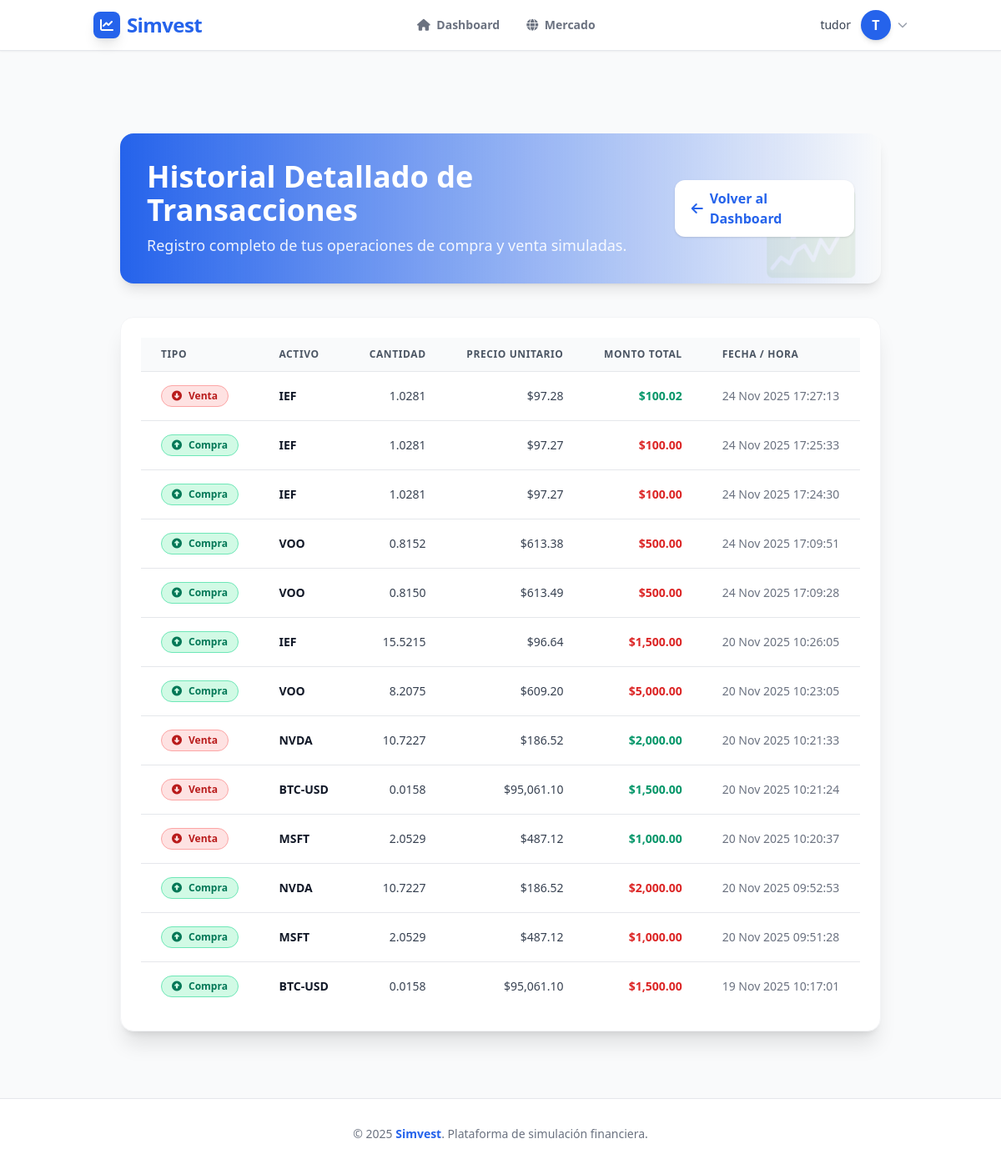
The app's page /dashboard/history (signed in), older data.
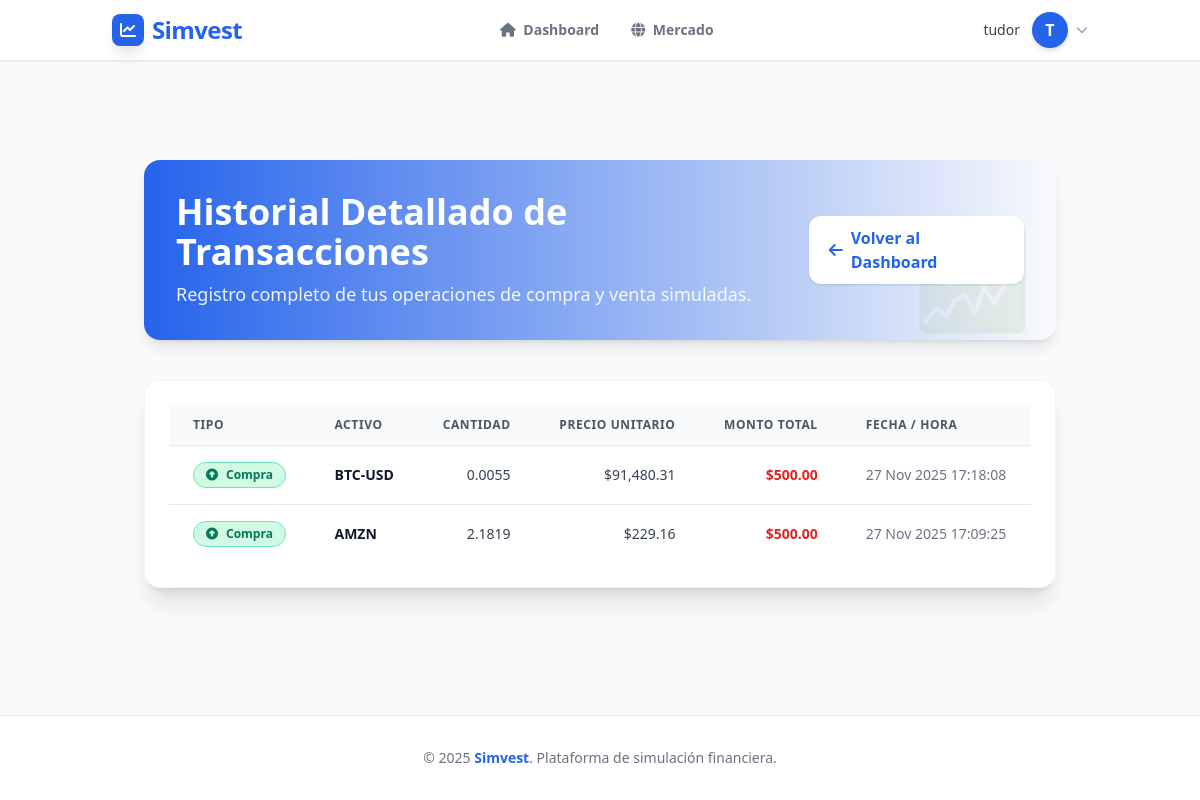
The same page, newer data.
### app/models.py (models this page shows, shortened)
class User(db.Model, UserMixin):
    __tablename__ = 'users'
    id = db.Column(db.Integer, primary_key=True)
    username = db.Column(db.String(20), unique=True, nullable=False)
    email = db.Column(db.String(120), unique=True, nullable=False)
    password_hash = db.Column(db.String(128), nullable=False)  # Cambiado de password a password_hash
    first_name = db.Column(db.String(50))
    last_name = db.Column(db.String(50))
    capital = db.Column(db.Float, nullable=False, default=10000.00)
    created_at = db.Column(db.DateTime, nullable=False, default=datetime.utcnow)
    last_login = db.Column(db.DateTime)
    is_active = db.Column(db.Boolean, default=True)
    is_verified = db.Column(db.Boolean, default=False)
    profile_picture = db.Column(db.String(255))
    bio = db.Column(db.Text)
    language = db.Column(db.String(10), default='es')
    timezone = db.Column(db.String(50), default='UTC')
    role = db.Column(db.String(20), default='user')
    @property
    def password(self):
        raise AttributeError('La contraseña no es un atributo legible')
    @password.setter
    def password(self, password):
        self.set_password(password)

class Transaction(db.Model):
    __tablename__ = 'transactions'
    id = db.Column(db.Integer, primary_key=True)
    user_id = db.Column(db.Integer, db.ForeignKey('users.id'), nullable=False)
    symbol = db.Column(db.String(10), nullable=False)
    type = db.Column(db.String(10), nullable=False)
    quantity = db.Column(db.Float, nullable=False)
    price_per_unit = db.Column(db.Float, nullable=False)
    total_amount = db.Column(db.Float, nullable=False) # quantity * price_per_unit
    timestamp = db.Column(db.DateTime, index=True, default=func.current_timestamp())
    user = db.relationship('User', backref=db.backref('transactions', lazy=True))

### app/controllers/DashboardController.py (the view)
@dashboard_bp.route('/history')
@login_required
def history():
    all_transactions = Transaction.query.filter_by(user_id=current_user.id)\
                                       .order_by(desc(Transaction.timestamp))\
                                       .all()
    return render_template('Dashboard/history.html', transactions=all_transactions)

### app/__init__.py (called while the page is built)
@app.template_filter('currency')
def currency_filter(value):
    try:
        val = float(value)
        return f"${val:,.2f}"
    except (ValueError, TypeError, AttributeError):
        return value

### app/models.py (called while the page is built)
@login_manager.user_loader
def load_user(user_id):
    return db.session.get(User, int(user_id))

### app/templates/Dashboard/history.html (shortened to what this page needs)
{% extends "base.html" %}
{% block content %}
<main class="container mx-auto px-4 sm:px-6 lg:px-8 py-12 space-y-10">
    <header class="flex flex-col sm:flex-row sm:items-center sm:justify-between bg-gradient-to-r from-simvest-blue to-ocean-600 text-white rounded-2xl shadow-lg p-8 relative overflow-hidden">
        <div class="z-10">
            <h1 class="text-3xl sm:text-4xl font-extrabold mb-2">
                Historial Detallado de Transacciones
            </h1>
            <p class="text-lg opacity-90">Registro completo de tus operaciones de compra y venta simuladas.</p>
        </div>
        <div class="z-10 mt-6 sm:mt-0">
            <a href="{{ url_for('dashboard.dashboard') }}"
               class="inline-flex items-center bg-white text-simvest-blue px-5 py-2.5 rounded-xl font-semibold hover:bg-blue-50 shadow transition transform hover:scale-105">
                <i class="fa-solid fa-arrow-left mr-2"></i> Volver al Dashboard
            </a>
        </div>
        <div class="absolute right-0 bottom-0 opacity-10 text-8xl pr-6 pb-4">
        </div>
    </header>
    <section class="bg-white dark:bg-gray-800 rounded-2xl shadow-xl p-6 border border-gray-100 dark:border-gray-700 hover:shadow-2xl transition duration-300">
        {% if transactions %}
        <div class="overflow-x-auto">
            <table class="min-w-full text-sm text-left text-gray-700 dark:text-gray-200 divide-y divide-gray-200 dark:divide-gray-700">
                <thead class="bg-gray-50 dark:bg-gray-700 text-gray-600 dark:text-gray-300 uppercase text-xs font-bold tracking-wider">
                    <tr>
                        <th class="px-6 py-3">Tipo</th>
                        <th class="px-6 py-3">Activo</th>
                        <th class="px-6 py-3 text-right">Cantidad</th>
                        <th class="px-6 py-3 text-right">Precio Unitario</th>
                        <th class="px-6 py-3 text-right">Monto Total</th>
                        <th class="px-6 py-3">Fecha / Hora</th>
                    </tr>
                </thead>
                <tbody class="divide-y divide-gray-200 dark:divide-gray-700">
                    {% for tx in transactions %}
                    {% set tx_color = 'text-emerald-700 bg-emerald-100 border border-emerald-300 dark:text-emerald-300 dark:bg-emerald-900/30 dark:border-emerald-700' if tx.type == 'BUY' else 'text-red-700 bg-red-100 border border-red-300 dark:text-red-300 dark:bg-red-900/30 dark:border-red-700' %}
                    {% set tx_icon = 'fa-circle-up' if tx.type == 'BUY' else 'fa-circle-down' %}
                    <tr class="hover:bg-ocean-50/40 dark:hover:bg-gray-700/40 transition duration-150">
                        <td class="px-6 py-4 whitespace-nowrap">
                            <span class="inline-flex items-center font-bold px-3 py-1 rounded-full text-xs {{ tx_color }}">
                                <i class="fa-solid {{ tx_icon }} mr-2"></i>
                                {{ 'Compra' if tx.type == 'BUY' else 'Venta' }}
                            </span>
                        </td>
                        <td class="px-6 py-4 whitespace-nowrap font-semibold text-gray-900 dark:text-gray-100">{{ tx.symbol }}</td>
                        <td class="px-6 py-4 whitespace-nowrap text-right">{{ "{:,.4f}".format(tx.quantity) }}</td>
                        <td class="px-6 py-4 whitespace-nowrap text-right">{{ tx.price_per_unit | currency }}</td>
                        {% set total_color = 'text-red-600 dark:text-red-400' if tx.type == 'BUY' else 'text-emerald-600 dark:text-emerald-400' %}
                        <td class="px-6 py-4 whitespace-nowrap text-right font-semibold {{ total_color }}">
                            {{ tx.total_amount | currency }}
                        </td>
                        <td class="px-6 py-4 whitespace-nowrap text-gray-500 dark:text-gray-400">
                            {{ tx.timestamp.strftime('%d %b %Y %H:%M:%S') }}
                        </td>
                    </tr>
                    {% endfor %}
                </tbody>
            </table>
        </div>
        {% endif %}
    </section>
</main>
{% endblock %}

### app/templates/base.html (shortened to what this page needs)
<!DOCTYPE html>
<html lang="es" class="scroll-smooth">
<head>
  <script src="https://cdn.tailwindcss.com"></script>
  <link href="https://unpkg.com/aos@2.3.1/dist/aos.css" rel="stylesheet">
  <link rel="stylesheet" href="https://cdnjs.cloudflare.com/ajax/libs/font-awesome/6.4.0/css/all.min.css">
</head>
<body class="font-sans text-simvest-gray bg-simvest-bg dark:bg-simvest-darkbg dark:text-gray-100 transition-colors duration-300">
  <header class="bg-white/90 dark:bg-gray-800/90 backdrop-blur-md shadow-sm fixed w-full top-0 z-50 border-b border-gray-200 dark:border-gray-700 transition-colors duration-300">
    <div class="container mx-auto flex justify-between items-center px-6 py-3">
      <a href="{{ url_for('dashboard.dashboard') }}" class="flex items-center gap-2 group">
        <div class="w-8 h-8 bg-simvest-blue text-white flex items-center justify-center rounded-lg shadow-lg group-hover:rotate-12 transition-transform">
            <i class="fa-solid fa-chart-line"></i>
        </div>
        <span class="text-2xl font-extrabold tracking-tight text-simvest-blue dark:text-simvest-lightblue">
          Simvest
        </span>
      </a>
      {% if current_user.is_authenticated %}
      <nav class="hidden md:flex items-center space-x-8">
          <a href="{{ url_for('dashboard.dashboard') }}"
             class="text-sm font-semibold transition-colors duration-200
             {% if request.endpoint == 'dashboard.dashboard' %} text-simvest-blue dark:text-simvest-lightblue {% else %} text-gray-500 hover:text-simvest-blue dark:text-gray-400 dark:hover:text-white {% endif %}">
             <i class="fa-solid fa-house mr-1"></i> Dashboard
          </a>
          <a href="{{ url_for('market.market') }}"
             class="text-sm font-semibold transition-colors duration-200
             {% if request.endpoint == 'market.market' %} text-simvest-blue dark:text-simvest-lightblue {% else %} text-gray-500 hover:text-simvest-blue dark:text-gray-400 dark:hover:text-white {% endif %}">
             <i class="fa-solid fa-globe mr-1"></i> Mercado
          </a>
      </nav>
      {% endif %}
      <div class="flex items-center gap-4">
        {% if current_user.is_authenticated %}
          <div class="relative ml-3">
            <div>
              <button type="button" onclick="toggleDropdown()" class="flex items-center gap-2 max-w-xs bg-white dark:bg-gray-800 rounded-full focus:outline-none focus:ring-2 focus:ring-offset-2 focus:ring-simvest-blue" id="user-menu-button" aria-expanded="false" aria-haspopup="true">
                <span class="hidden md:block text-sm font-medium text-gray-700 dark:text-gray-200 mr-1">
                    {{ current_user.username }}
                </span>
                {% if current_user.profile_picture %}
                    <img class="h-9 w-9 rounded-full object-cover border border-gray-200 dark:border-gray-600" src="{{ url_for('static', filename='uploads/' + current_user.profile_picture) }}" alt="">
                {% else %}
                    <div class="h-9 w-9 rounded-full bg-simvest-blue text-white flex items-center justify-center font-bold shadow-md">
                        {{ current_user.username[0] | upper }}
                    </div>
                {% endif %}
                <i class="fa-solid fa-chevron-down text-xs text-gray-400"></i>
              </button>
            </div>
          </div>
        {% endif %}
      </div>
    </div>
  </header>
  <main data-aos="fade-up" data-aos-delay="50" class="container mx-auto px-6 py-8">
    {% block content %}{% endblock %}
  </main>
  <footer class="bg-white border-t border-gray-200 dark:bg-simvest-darkbg dark:border-gray-800 text-gray-500 dark:text-gray-400 py-8 mt-auto">
    <div class="container mx-auto px-6 text-center">
      <p class="text-sm">&copy; 2025 <span class="font-bold text-simvest-blue">Simvest</span>. Plataforma de simulación financiera.</p>
    </div>
  </footer>
</body>
</html>

### app/templates/base.html (style rules this page uses)
body { padding-top: 5rem; min-height: 100vh; display: flex; flex-direction: column; }
main { flex: 1; }

Row changes from the older to the newer data that the page shows:
removed Transaction: type "Venta", symbol "IEF", quantity "1.0281", price_per_unit "$97.28", total_amount "$100.02", timestamp "24 Nov 2025 17:27:13"
removed Transaction: type "Compra", symbol "IEF", quantity "1.0281", price_per_unit "$97.27", total_amount "$100.00", timestamp "24 Nov 2025 17:25:33"
removed Transaction: type "Compra", symbol "IEF", quantity "1.0281", price_per_unit "$97.27", total_amount "$100.00", timestamp "24 Nov 2025 17:24:30"
removed Transaction: type "Compra", symbol "VOO", quantity "0.8152", price_per_unit "$613.38", total_amount "$500.00", timestamp "24 Nov 2025 17:09:51"
removed Transaction: type "Compra", symbol "VOO", quantity "0.8150", price_per_unit "$613.49", total_amount "$500.00", timestamp "24 Nov 2025 17:09:28"
removed Transaction: type "Compra", symbol "IEF", quantity "15.5215", price_per_unit "$96.64", total_amount "$1,500.00", timestamp "20 Nov 2025 10:26:05"
removed Transaction: type "Compra", symbol "VOO", quantity "8.2075", price_per_unit "$609.20", total_amount "$5,000.00", timestamp "20 Nov 2025 10:23:05"
removed Transaction: type "Venta", symbol "NVDA", quantity "10.7227", price_per_unit "$186.52", total_amount "$2,000.00", timestamp "20 Nov 2025 10:21:33"
removed Transaction: type "Venta", symbol "BTC-USD", quantity "0.0158", price_per_unit "$95,061.10", total_amount "$1,500.00", timestamp "20 Nov 2025 10:21:24"
removed Transaction: type "Venta", symbol "MSFT", quantity "2.0529", price_per_unit "$487.12", total_amount "$1,000.00", timestamp "20 Nov 2025 10:20:37"
removed Transaction: type "Compra", symbol "NVDA", quantity "10.7227", price_per_unit "$186.52", total_amount "$2,000.00", timestamp "20 Nov 2025 09:52:53"
changed Transaction: symbol "MSFT" → "BTC-USD"; quantity "2.0529" → "0.0055"; price_per_unit "$487.12" → "$91,480.31"; total_amount "$1,000.00" → "$500.00"; timestamp "20 Nov 2025 09:51:28" → "27 Nov 2025 17:18:08"
changed Transaction: symbol "BTC-USD" → "AMZN"; quantity "0.0158" → "2.1819"; price_per_unit "$95,061.10" → "$229.16"; total_amount "$1,500.00" → "$500.00"; timestamp "19 Nov 2025 10:17:01" → "27 Nov 2025 17:09:25"
